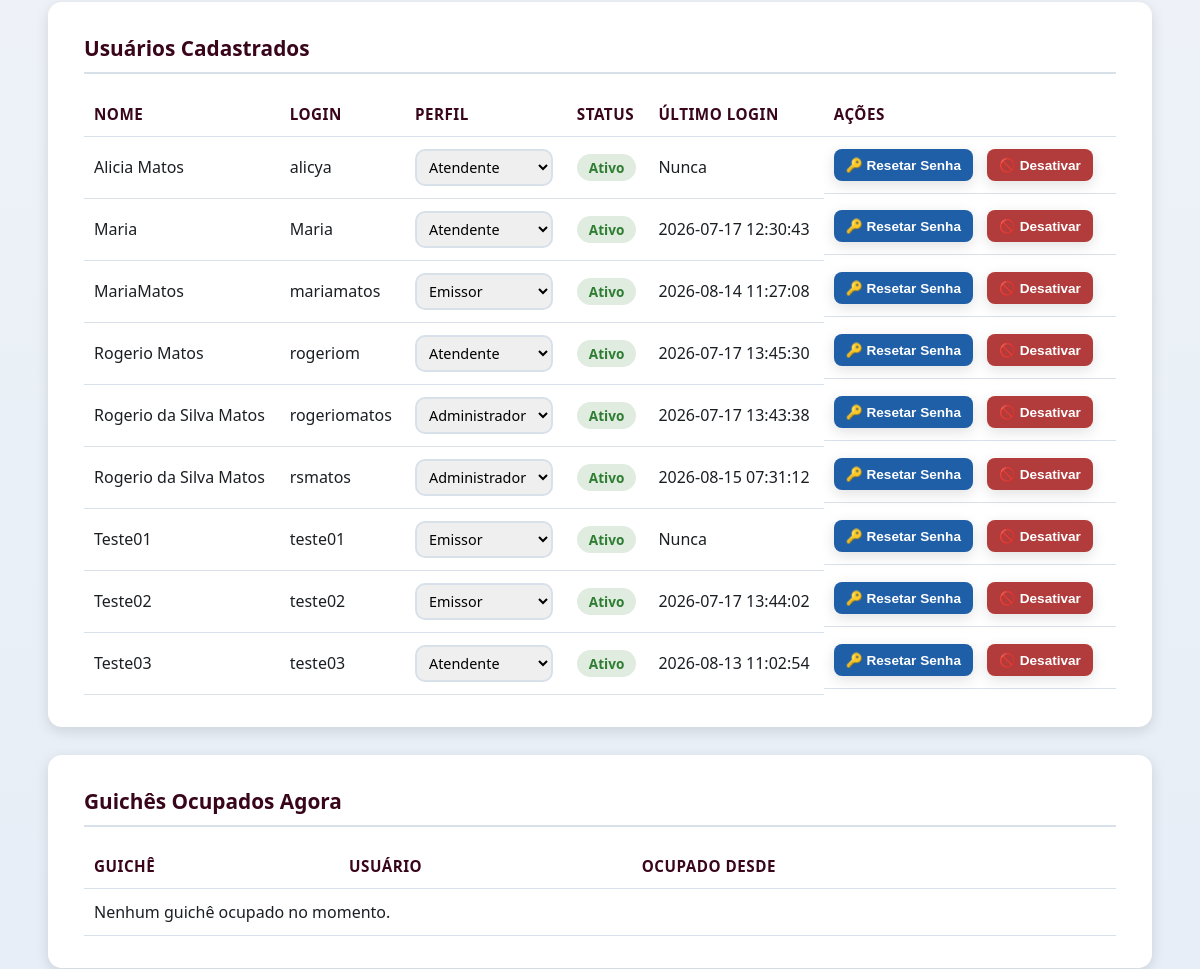
The page /admin/usuarios (signed in, middle part) on the database as committed earlier.
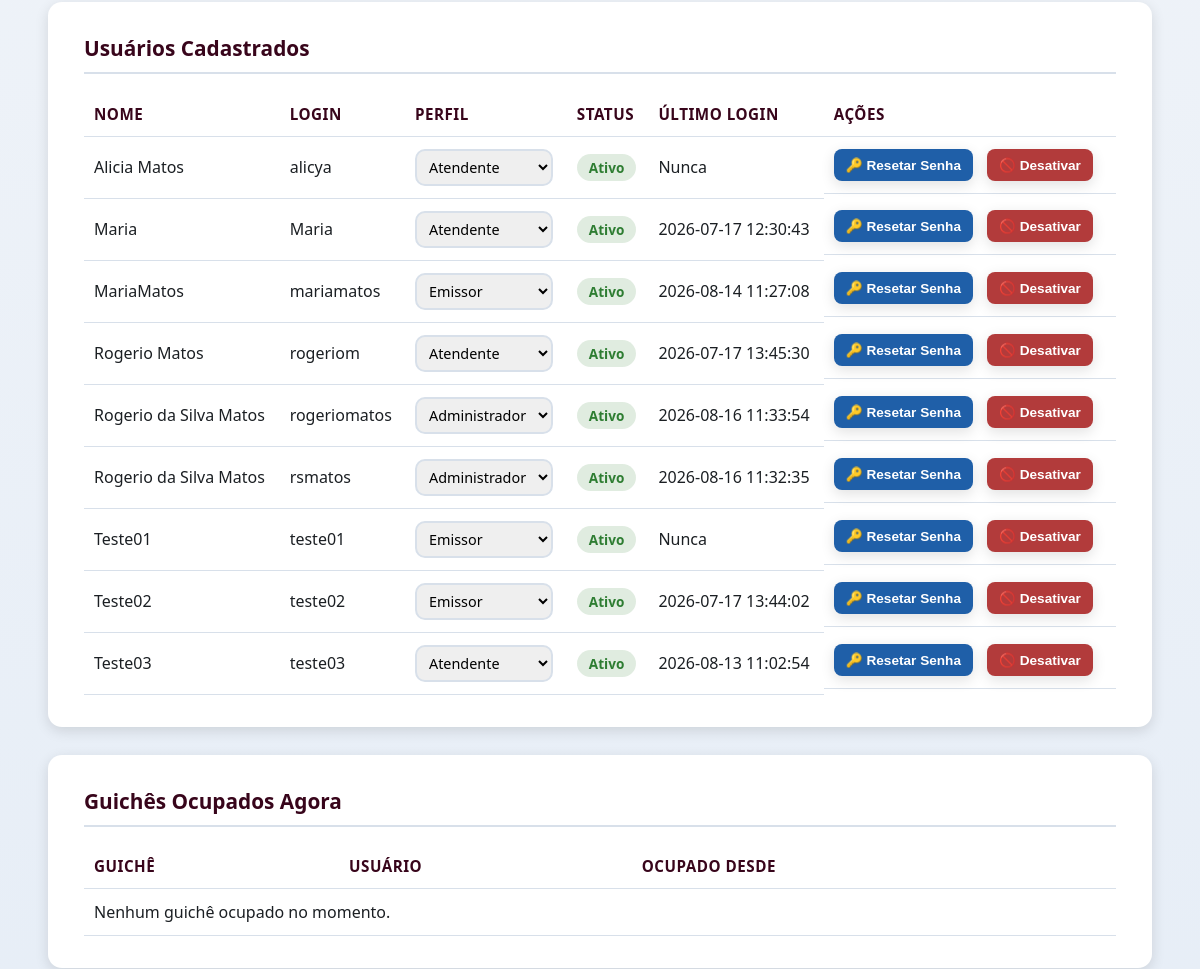
The same page on the database as committed later.
### tables this page shows
CREATE TABLE usuarios (
            id INTEGER PRIMARY KEY AUTOINCREMENT,
            nome_completo TEXT NOT NULL,
            login TEXT NOT NULL UNIQUE,
            senha_hash TEXT NOT NULL,
            perfil TEXT NOT NULL DEFAULT 'atendente',
            ativo INTEGER NOT NULL DEFAULT 1,
            data_criacao TEXT NOT NULL,
            ultimo_login TEXT
        );

### app.py (the view)
@app.route("/admin/usuarios")
@auth.login_required
@auth.admin_required
def usuarios_tela():
    usuarios = database.listar_usuarios()
    guiches_ocupados = database.listar_guiches_ocupados()
    return render_template(
        "usuarios.html",
        config=config_manager.obter_todas(),
        usuarios=usuarios,
        guiches_ocupados=guiches_ocupados,
    )

### app.py (called while the page is built)
@app.context_processor
def injetar_usuario_logado():
    return {
        "usuario_logado": auth.usuario_logado(),
        "eh_admin": auth.eh_admin(),
        "sigs_versao": SIGS_VERSAO,
    }

### auth.py (called while the page is built)
def usuario_logado() -> Optional[dict]:
    usuario_id = session.get(CHAVE_SESSAO_USUARIO_ID)
    if usuario_id is None:
        return None
    return {
        "id": usuario_id,
        "nome_completo": session.get(CHAVE_SESSAO_NOME),
        "login": session.get(CHAVE_SESSAO_LOGIN),
        "perfil": session.get(CHAVE_SESSAO_PERFIL),
        "guiche": session.get(CHAVE_SESSAO_GUICHE),
    }

def eh_admin() -> bool:
    return session.get(CHAVE_SESSAO_PERFIL) == PerfilUsuario.ADMIN

def admin_required(funcao_view):
    @wraps(funcao_view)
    def wrapper(*args, **kwargs):
        if not eh_admin():
            if _requisicao_eh_api():
                return jsonify({"sucesso": False, "erro": "Acesso restrito a administradores."}), 403
            flash("Esta área é restrita a administradores.", "erro")
            return redirect(url_for("index"))
        return funcao_view(*args, **kwargs)
    return wrapper

### config.py (called while the page is built)
    def _conectar(self) -> sqlite3.Connection:
        conexao = sqlite3.connect(str(DATABASE_PATH), timeout=10, check_same_thread=False)
        conexao.row_factory = sqlite3.Row
        return conexao

    def obter_todas(self) -> Dict[str, Any]:
        with self._conectar() as conexao:
            linhas = conexao.execute(f"SELECT chave, valor FROM {TABELA_CONFIGURACOES}").fetchall()
        resultado: Dict[str, Any] = {}
        for linha in linhas:
            chave, valor = linha["chave"], linha["valor"]
            if chave in CHAVES_INTEIRAS:
                try:
                    resultado[chave] = int(valor)
                except (TypeError, ValueError):
                    resultado[chave] = 0
            else:
                resultado[chave] = valor
        return resultado

### database.py (called while the page is built)
@contextmanager
def get_connection() -> Generator[sqlite3.Connection, None, None]:
    conexao = sqlite3.connect(str(DATABASE_PATH), timeout=10, check_same_thread=False)
    conexao.row_factory = sqlite3.Row
    conexao.execute("PRAGMA journal_mode = WAL")
    conexao.execute("PRAGMA foreign_keys = ON")
    try:
        yield conexao
    finally:
        conexao.close()

### models.py (called while the page is built)
    def to_dict_publico(self) -> dict:
        dados = asdict(self)
        dados.pop("senha_hash", None)
        return dados

### templates/usuarios.html (shortened to what this page needs)
{% extends "layout.html" %}
{% block conteudo %}
<div class="pagina pagina-usuarios">
    <main class="conteudo-principal">
        <section class="card">
            <h2>Usuários Cadastrados</h2>
            <table class="tabela-fila">
                <thead>
                    <tr>
                        <th>Nome</th>
                        <th>Login</th>
                        <th>Perfil</th>
                        <th>Status</th>
                        <th>Último Login</th>
                        <th>Ações</th>
                    </tr>
                </thead>
                <tbody id="usuarios-corpo">
                    {% for usuario in usuarios %}
                    <tr data-usuario-id="{{ usuario.id }}">
                        <td>{{ usuario.nome_completo }}</td>
                        <td>{{ usuario.login }}</td>
                        <td>
                            <select class="select-perfil" data-usuario-id="{{ usuario.id }}">
                                <option value="atendente" {% if usuario.perfil == 'atendente' %}selected{% endif %}>Atendente</option>
                                <option value="emissor" {% if usuario.perfil == 'emissor' %}selected{% endif %}>Emissor</option>
                                <option value="admin" {% if usuario.perfil == 'admin' %}selected{% endif %}>Administrador</option>
                            </select>
                        </td>
                        <td>
                            <span class="status-badge-{{ 'ativo' if usuario.ativo else 'inativo' }}">
                                {{ 'Ativo' if usuario.ativo else 'Inativo' }}
                            </span>
                        </td>
                        <td>{{ usuario.ultimo_login or 'Nunca' }}</td>
                        <td class="acoes-usuario">
                            <button class="botao botao-secundario botao-acao-pequeno btn-resetar-senha" data-usuario-id="{{ usuario.id }}">
                                🔑 Resetar Senha
                            </button>
                            <button class="botao {{ 'botao-alerta' if usuario.ativo else 'botao-primario' }} botao-acao-pequeno btn-toggle-status"
                                    data-usuario-id="{{ usuario.id }}" data-ativo="{{ usuario.ativo | lower }}">
                                {{ '🚫 Desativar' if usuario.ativo else '✅ Ativar' }}
                            </button>
                        </td>
                    </tr>
                    {% endfor %}
                </tbody>
            </table>
        </section>
        <section class="card">
            <h2>Guichês Ocupados Agora</h2>
            <table class="tabela-fila">
                <thead>
                    <tr>
                        <th>Guichê</th>
                        <th>Usuário</th>
                        <th>Ocupado Desde</th>
                    </tr>
                </thead>
                <tbody>
                    {% for ocupacao in guiches_ocupados %}
                    <tr>
                        <td>{{ '%02d' | format(ocupacao.guiche) }}</td>
                        <td>{{ ocupacao.usuario_nome }}</td>
                        <td>{{ ocupacao.ocupado_desde }}</td>
                    </tr>
                    {% else %}
                    <tr><td colspan="3">Nenhum guichê ocupado no momento.</td></tr>
                    {% endfor %}
                </tbody>
            </table>
        </section>
    </main>
</div>
{% endblock %}

### templates/layout.html (shortened to what this page needs)
<!DOCTYPE html>
<html lang="pt-BR">
<head>
    <link rel="stylesheet" href="{{ url_for('static', filename='css/style.css') }}">
</head>
<body>
    {% block conteudo %}{% endblock %}
</body>
</html>

### static/css/style.css (style rules this page uses)
:root { --cor-principal: #003C71; --cor-principal-clara: #1F5FA8; --cor-secundaria: #F4A300; --cor-fundo: #F2F5F9; --cor-texto: #1B1F23; --cor-branco: #FFFFFF; --cor-cinza-borda: #D8E0EA; --cor-sucesso: #2E7D32; --cor-erro: #C62828; --sombra-padrao: 0 4px 14px rgba(0, 0, 0, 0.12); --raio-borda: 14px; --transicao-padrao: all 0.25s ease-in-out; }
* { box-sizing: border-box; }
body { margin: 0; font-family: "Segoe UI", Arial, Helvetica, sans-serif; background: linear-gradient(180deg, var(--cor-fundo) 0%, #E4ECF6 100%); color: var(--cor-texto); }
.pagina { max-width: 1200px; margin: 0 auto; padding: 40px 48px; padding-bottom: 88px; }
.conteudo-principal { display: flex; flex-direction: column; gap: 28px; }
.card { background: var(--cor-branco); border-radius: var(--raio-borda); box-shadow: var(--sombra-padrao); padding: 32px 36px; }
.card h2 { margin-top: 0; color: var(--cor-principal); font-size: 1.3rem; border-bottom: 2px solid var(--cor-cinza-borda); padding-bottom: 10px; }
input, select { padding: 12px 14px; border: 2px solid var(--cor-cinza-borda); border-radius: 10px; font-size: 1rem; font-family: inherit; transition: var(--transicao-padrao); }
.botao { border: none; border-radius: 12px; padding: 18px 22px; font-size: 1.1rem; font-weight: 700; cursor: pointer; transition: var(--transicao-padrao); box-shadow: var(--sombra-padrao); text-decoration: none; text-align: center; display: inline-flex; align-items: center; justify-content: center; gap: 8px; color: var(--cor-branco); }
.botao-secundario { background: var(--cor-principal-clara); }
.botao-alerta { background: #B23B3B; }
.tabela-fila { width: 100%; border-collapse: collapse; margin-top: 12px; }
.tabela-fila th, .tabela-fila td { text-align: left; padding: 12px 10px; border-bottom: 1px solid var(--cor-cinza-borda); }
.tabela-fila th { color: var(--cor-principal); font-size: 0.95rem; text-transform: uppercase; letter-spacing: 0.5px; }
.botao-acao-pequeno { padding: 8px 12px; font-size: 0.85rem; border-radius: 8px; margin-right: 6px; }
.status-badge-ativo, .status-badge-inativo { padding: 4px 12px; border-radius: 999px; font-size: 0.85rem; font-weight: 700; }
.status-badge-ativo { background: rgba(46, 125, 50, 0.15); color: var(--cor-sucesso); }
.acoes-usuario { display: flex; gap: 8px; flex-wrap: wrap; }
.select-perfil { padding: 6px 8px; font-size: 0.9rem; }

Rows that differ between the two databases and show on the page:
changed usuarios "rogeriomatos": ultimo_login "2026-07-17 13:43:38" → "2026-08-16 11:33:54"
changed usuarios "rsmatos": ultimo_login "2026-08-15 07:31:12" → "2026-08-16 11:32:35"
